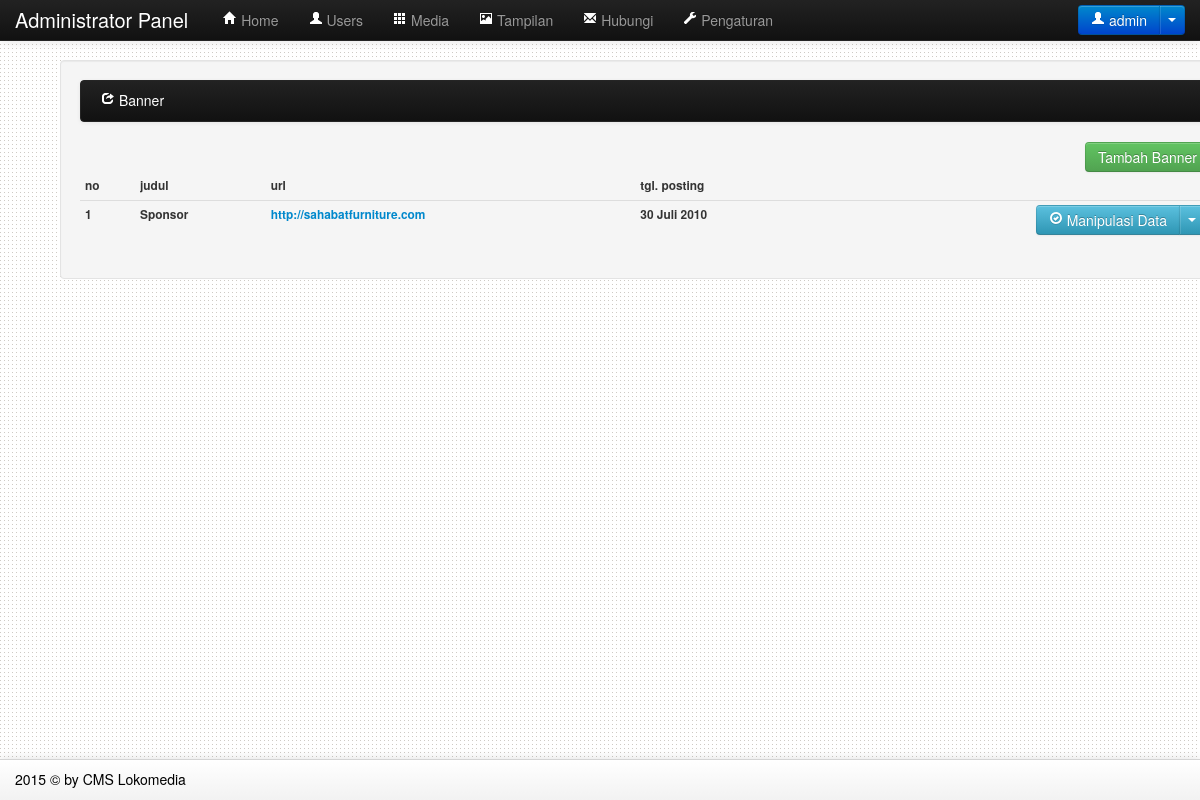
The app's page /adminweb/media.php?module=banner (signed in) with its own data.
### tables this page shows
CREATE TABLE IF NOT EXISTS `banner` (
  `id_banner` int(5) NOT NULL AUTO_INCREMENT,
  `judul` varchar(100) NOT NULL,
  `url` varchar(100) NOT NULL,
  `gambar` varchar(100) NOT NULL,
  `tgl_posting` date NOT NULL,
  PRIMARY KEY (`id_banner`)
);

### config/fungsi_indotgl.php (called while the page is built, shortened)
<?php
	function tgl_indo($tgl){
			$tanggal = substr($tgl,8,2);
			$bulan = getBulan(substr($tgl,5,2));
			$tahun = substr($tgl,0,4);
			return $tanggal.' '.$bulan.' '.$tahun;
	}
	function getBulan($bln){
				switch ($bln){
					case 7:
						return "Juli";
						break;
				}
			}
?>

### adminweb/modul/mod_banner/banner.php (the view, shortened to what this page needs)
<?php
 if (empty($_SESSION['username']) AND empty($_SESSION['passuser'])){
  echo "<link href='style.css' rel='stylesheet' type='text/css'>
 <center>Untuk mengakses modul, Anda harus login <br>";
  echo "<a href=../../index.php><b>LOGIN</b></a></center>";
}
else{
$aksi="modul/mod_banner/aksi_banner.php";
switch($_GET[act]){
  default:
    echo "<div class='well'>
	<div class='navbar navbar-inverse'>
<div class='navbar-inner'>
<div class='container'>
<ul class='nav'>
<li><div style='color:white; padding-top:9px; text-align:left;'><i class='icon-share icon-white'></i> Banner</div></li>
</ul>
</div>
</div>
</div><h6>
<input type=button value='Tambah Banner' onclick=location.href='?module=banner&act=tambahbanner' class='btn btn-success pull-right'><br />
          <table class='table table-condensed' width=100%>
          <thead><tr><th>no</th><th>judul</th><th>url</th><th>tgl. posting</th></tr></thead>";
    $tampil=mysql_query("SELECT * FROM banner ORDER BY id_banner DESC");
    $no=1;
    while ($r=mysql_fetch_array($tampil)){
      $tgl=tgl_indo($r[tgl_posting]);
      echo "<tbody><tr><td>$no</td>
                <td>$r[judul]</td>
                <td><a href=$r[url] target=_blank>$r[url]</a></td>
                <td>$tgl</td>
					   <td>
				<div class='btn-group drodown pull-right'>
  <button class='btn btn-info'><i class='icon-ok-circle icon-white'></i> Manipulasi Data</button>
  <button class='btn btn-info dropdown-toggle' data-toggle='dropdown'>
    <span class='caret'></span>
  </button>
  <ul class='dropdown-menu'>
  	<li><a href=?module=banner&act=editbanner&id=$r[id_banner]><i class='icon-pencil icon'></i> Edit Data</a></li>
    <li><a href=\"$aksi?module=banner&act=hapus&id=$r[id_banner]&namafile=$r[gambar]\" onClick=\"return confirm('Apakah Anda benar-benar mau menghapusnya?')\"><i class='icon-trash icon'></i> Hapus Data</a></li>
  </ul>
</div></td>
		        </tr></tbody>";
    $no++;
    }
    echo "</table></h6></div>";
    break;
}
}
?>

### records on screen
banner: judul "Sponsor", url "http://sahabatfurniture.com", tgl_posting "30 Juli 2010"

### other values on screen
$_SESSION[namauser] "admin"
